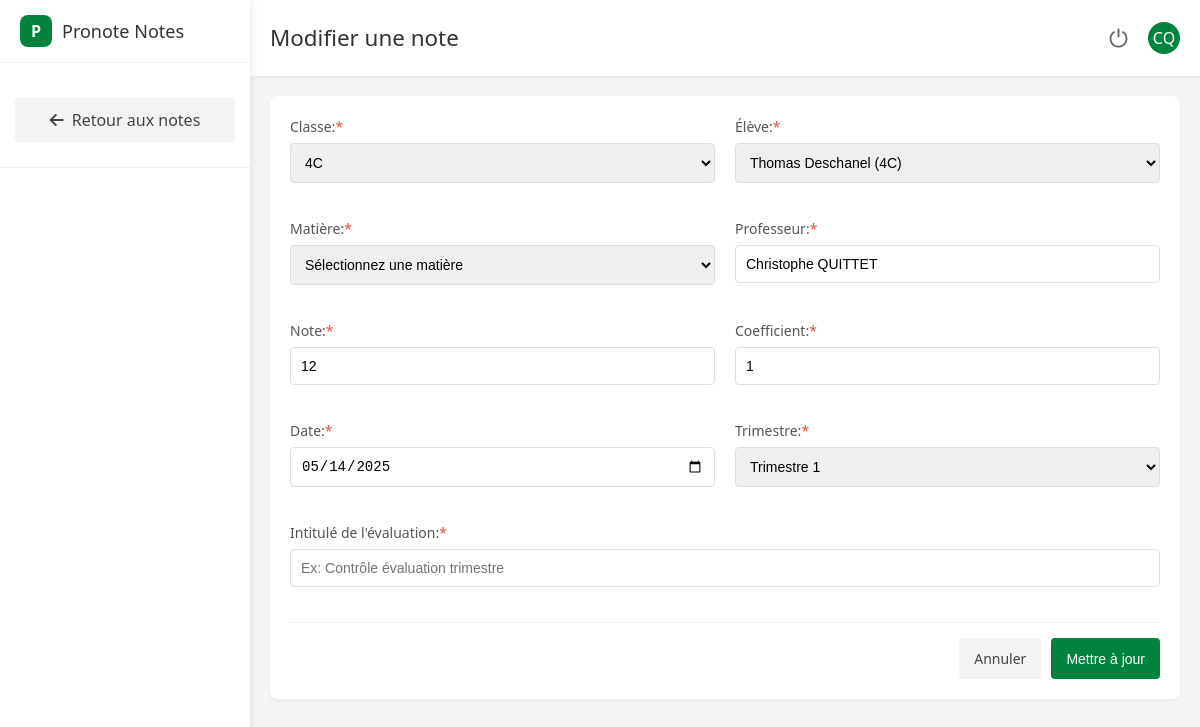
Screenshot of /notes/modifier_note.php?id=15 (signed in) with the database file from the repository.
### tables this page shows
CREATE TABLE `notes` (
  `id` int(11) NOT NULL,
  `nom_eleve` varchar(255) NOT NULL,
  `nom_matiere` varchar(255) NOT NULL,
  `nom_professeur` varchar(255) NOT NULL,
  `note` float NOT NULL,
  `date_ajout` date NOT NULL,
  `classe` varchar(10) DEFAULT NULL,
  `coefficient` int(11) NOT NULL DEFAULT 1,
  `description` varchar(255) DEFAULT NULL,
  `date_evaluation` date DEFAULT NULL,
  `date_creation` timestamp NOT NULL DEFAULT current_timestamp(),
  `matiere` varchar(100) NOT NULL,
  `trimestre` int(11) DEFAULT 1
);

CREATE TABLE `eleves` (
  `id` int(11) NOT NULL,
  `nom` varchar(100) NOT NULL,
  `prenom` varchar(100) NOT NULL,
  `date_naissance` date NOT NULL,
  `classe` varchar(50) NOT NULL,
  `lieu_naissance` varchar(100) NOT NULL,
  `adresse` varchar(255) NOT NULL,
  `mail` varchar(150) NOT NULL,
  `telephone` varchar(20) DEFAULT NULL,
  `identifiant` varchar(50) NOT NULL,
  `mot_de_passe` varchar(255) NOT NULL,
  `date_creation` datetime DEFAULT current_timestamp()
);

### API/auth_central.php (called while the page is built, shortened)
<?php
if (!function_exists('isLoggedIn')) {
    function isLoggedIn() {
        return isset($_SESSION['user']) && !empty($_SESSION['user']) && isset($_SESSION['auth_time']);
    }
}
if (!function_exists('isSessionExpired')) {
    function isSessionExpired($timeout = SESSION_LIFETIME ?? 7200) {
        return (time() - $_SESSION['auth_time']) > $timeout;
    }
}
if (!function_exists('getCurrentUser')) {
    function getCurrentUser() {
        return $_SESSION['user'] ?? null;
    }
}
if (!function_exists('getUserRole')) {
    function getUserRole() {
        $user = getCurrentUser();
        return $user ? ($user['profil'] ?? null) : null;
    }
}
if (!function_exists('isAdmin')) {
    function isAdmin() {
        return getUserRole() === USER_TYPE_ADMIN;
    }
}
if (!function_exists('isTeacher')) {
    function isTeacher() {
        return getUserRole() === USER_TYPE_TEACHER;
    }
}
if (!function_exists('isVieScolaire')) {
    function isVieScolaire() {
        return getUserRole() === USER_TYPE_STAFF;
    }
}

### notes/modifier_note.php (the view, shortened to what this page needs)
<?php
include_once 'includes/auth.php';
$user = $_SESSION['user'] ?? null;
$user_initials = strtoupper(substr($user['prenom'], 0, 1) . substr($user['nom'], 0, 1));
$json_file = dirname(__DIR__) . '/login/data/etablissement.json';
$etablissement_data = [];
if (file_exists($json_file)) {
  $etablissement_data = json_decode(file_get_contents($json_file), true);
}
$id = $_GET['id'];
$stmt = $pdo->prepare('SELECT * FROM notes WHERE id = ?');
$stmt->execute([$id]);
$note = $stmt->fetch();
$stmt_eleves = $pdo->query('SELECT id, nom, prenom, classe FROM eleves ORDER BY nom, prenom');
$eleves = $stmt_eleves->fetchAll();
?>
<!DOCTYPE html>
<html lang="fr">
<head>
  <link rel="stylesheet" href="assets/css/style.css">
  <link rel="stylesheet" href="https://cdnjs.cloudflare.com/ajax/libs/font-awesome/6.0.0-beta3/css/all.min.css">
</head>
<body>
  <div class="app-container">
    <div class="sidebar">
      <a href="../accueil/accueil.php" class="logo-container">
        <div class="app-logo">P</div>
        <div class="app-title">Pronote Notes</div>
      </a>
      <div class="sidebar-section">
        <a href="notes.php" class="action-button secondary">
          <i class="fas fa-arrow-left"></i> Retour aux notes
        </a>
      </div>
    </div>
    <div class="main-content">
      <div class="top-header">
        <div class="page-title">
          <h1>Modifier une note</h1>
        </div>
        <div class="header-actions">
          <a href="../login/public/logout.php" class="logout-button" title="Déconnexion">⏻</a>
          <div class="user-avatar"><?= $user_initials ?></div>
        </div>
      </div>
      <div class="content-container">
        <div class="form-container">
          <form method="post">
            <div class="form-grid">
              <div class="form-group">
                <label for="classe">Classe:<span class="required">*</span></label>
                <select name="classe" id="classe" required>
                  <?php if (!empty($etablissement_data['classes'])): ?>
                    <?php foreach ($etablissement_data['classes'] as $niveau => $niveaux): ?>
                      <optgroup label="<?= ucfirst($niveau) ?>">
                        <?php foreach ($niveaux as $sousniveau => $classes): ?>
                          <?php foreach ($classes as $classe): ?>
                            <option value="<?= $classe ?>" <?= ($note['classe'] == $classe) ? 'selected' : '' ?>><?= $classe ?></option>
                          <?php endforeach; ?>
                        <?php endforeach; ?>
                      </optgroup>
                    <?php endforeach; ?>
                  <?php endif; ?>
                </select>
              </div>
              <div class="form-group">
                <label for="nom_eleve">Élève:<span class="required">*</span></label>
                <select name="nom_eleve" id="nom_eleve" required>
                  <?php foreach ($eleves as $eleve): ?>
                    <option value="<?= htmlspecialchars($eleve['prenom']) ?>"
                            data-classe="<?= htmlspecialchars($eleve['classe']) ?>"
                            <?= ($note['nom_eleve'] == $eleve['prenom']) ? 'selected' : '' ?>>
                      <?= htmlspecialchars($eleve['prenom'] . ' ' . $eleve['nom']) ?> (<?= htmlspecialchars($eleve['classe']) ?>)
                    </option>
                  <?php endforeach; ?>
                </select>
              </div>
              <div class="form-group">
                <label for="nom_matiere">Matière:<span class="required">*</span></label>
                <select name="nom_matiere" id="nom_matiere" required>
                  <option value="">Sélectionnez une matière</option>
                </select>
              </div>
              <div class="form-group">
                <label for="nom_professeur">Professeur:<span class="required">*</span></label>
                <?php if (isTeacher() && !isAdmin() && !isVieScolaire()): ?>
                  <input type="text" name="nom_professeur" id="nom_professeur" value="<?= htmlspecialchars($note['nom_professeur']) ?>" readonly>
                <?php endif; ?>
              </div>
              <div class="form-group">
                <label for="note">Note:<span class="required">*</span></label>
                <input type="number" name="note" id="note" max="20" min="0" step="0.1" value="<?= $note['note'] ?>" required>
              </div>
              <div class="form-group">
                <label for="coefficient">Coefficient:<span class="required">*</span></label>
                <input type="number" name="coefficient" id="coefficient" min="1" max="10" step="1" value="<?= isset($note['coefficient']) ? $note['coefficient'] : 1 ?>" required>
              </div>
              <div class="form-group">
                <label for="date_ajout">Date:<span class="required">*</span></label>
                <input type="date" name="date_ajout" id="date_ajout" value="<?= $note['date_ajout'] ?>" required>
              </div>
              <div class="form-group">
                <label for="trimestre">Trimestre:<span class="required">*</span></label>
                <select name="trimestre" id="trimestre" required>
                  <option value="1" <?= (isset($note['trimestre']) && $note['trimestre'] == 1) ? 'selected' : '' ?>>Trimestre 1</option>
                </select>
              </div>
              <div class="form-group form-full">
                <label for="description">Intitulé de l'évaluation:<span class="required">*</span></label>
                <input type="text" name="description" id="description" value="<?= isset($note['description']) ? htmlspecialchars($note['description']) : '' ?>" placeholder="Ex: Contrôle évaluation trimestre" required>
              </div>
            </div>
            <div class="form-actions">
              <a href="notes.php" class="btn btn-secondary">Annuler</a>
              <button type="submit" class="btn btn-primary">Mettre à jour</button>
            </div>
          </form>
        </div>
      </div>
    </div>
  </div>
</body>
</html>

### notes/assets/css/style.css (style rules this page uses)
* { box-sizing: border-box; margin: 0; padding: 0; }
body { font-family: 'Segoe UI', Arial, sans-serif; background-color: #f5f5f5; color: #333; line-height: 1.5; }
a { text-decoration: none; color: inherit; }
.app-container { display: flex; height: 100vh; overflow: hidden; }
.sidebar { width: 250px; background-color: white; box-shadow: 0 0 10px rgba(0,0,0,0.1); display: flex; flex-direction: column; z-index: 10; overflow-y: auto; }
.main-content { flex: 1; overflow-y: auto; background-color: #f5f5f5; display: flex; flex-direction: column; }
.top-header { background-color: white; padding: 15px 20px; box-shadow: 0 2px 4px rgba(0,0,0,0.05); display: flex; justify-content: space-between; align-items: center; z-index: 5; }
.content-container { padding: 20px; flex: 1; overflow-y: auto; }
.logo-container { display: flex; align-items: center; gap: 10px; margin-bottom: 20px; padding: 15px 20px; border-bottom: 1px solid #eee; }
.app-logo { width: 32px; height: 32px; background-color: #00843d; border-radius: 8px; display: flex; align-items: center; justify-content: center; color: white; font-weight: bold; }
.app-title { font-size: 18px; font-weight: 500; color: #333; }
.header-actions { display: flex; align-items: center; gap: 15px; }
.user-avatar { width: 32px; height: 32px; background-color: #00843d; border-radius: 50%; display: flex; align-items: center; justify-content: center; color: white; font-weight: 500; }
.logout-button { display: flex; align-items: center; justify-content: center; background: none; border: none; cursor: pointer; color: #666; font-size: 24px; padding: 5px; border-radius: 50%; transition: background-color 0.2s; }
.page-title { display: flex; align-items: center; gap: 15px; }
.page-title h1 { font-size: 1.4rem; color: #333; font-weight: 500; margin: 0; }
.sidebar-section { padding: 15px; border-bottom: 1px solid #eee; }
.action-button { width: 100%; padding: 10px 15px; background-color: #00843d; color: white; border: none; border-radius: 4px; display: flex; align-items: center; justify-content: center; gap: 8px; font-weight: 500; cursor: pointer; transition: background-color 0.2s; text-decoration: none; margin-bottom: 10px; }
.action-button.secondary { background-color: #f1f3f4; color: #444; }
.form-group { margin-bottom: 15px; }
.form-group label { display: block; margin-bottom: 6px; color: #555; font-size: 14px; }
.form-container { background-color: white; border-radius: 8px; box-shadow: 0 2px 4px rgba(0,0,0,0.05); padding: 20px; margin-bottom: 20px; }
.form-grid { display: grid; grid-template-columns: repeat(2, 1fr); gap: 20px; }
.form-full { grid-column: 1 / -1; }
.form-actions { display: flex; justify-content: flex-end; gap: 10px; margin-top: 20px; padding-top: 15px; border-top: 1px solid #eee; }
.btn { padding: 10px 15px; border: none; border-radius: 4px; cursor: pointer; font-size: 14px; font-weight: 500; display: inline-flex; align-items: center; gap: 8px; }
.btn-primary { background-color: #00843d; color: white; }
.btn-secondary { background-color: #f1f3f4; color: #444; }
.required { color: #e74c3c; }
select, input[type="text"], input[type="number"], input[type="date"] { width: 100%; padding: 10px; border: 1px solid #ddd; border-radius: 4px; font-size: 14px; transition: border-color 0.2s; }

### rows the page displays
notes: classe "4C", nom_eleve "Thomas Deschanel (4C)", nom_professeur "Christophe QUITTET", note "12", coefficient "1", date_ajout "05/14/2025", trimestre "Trimestre 1"

### other values shown
$user_initials "CQ"
